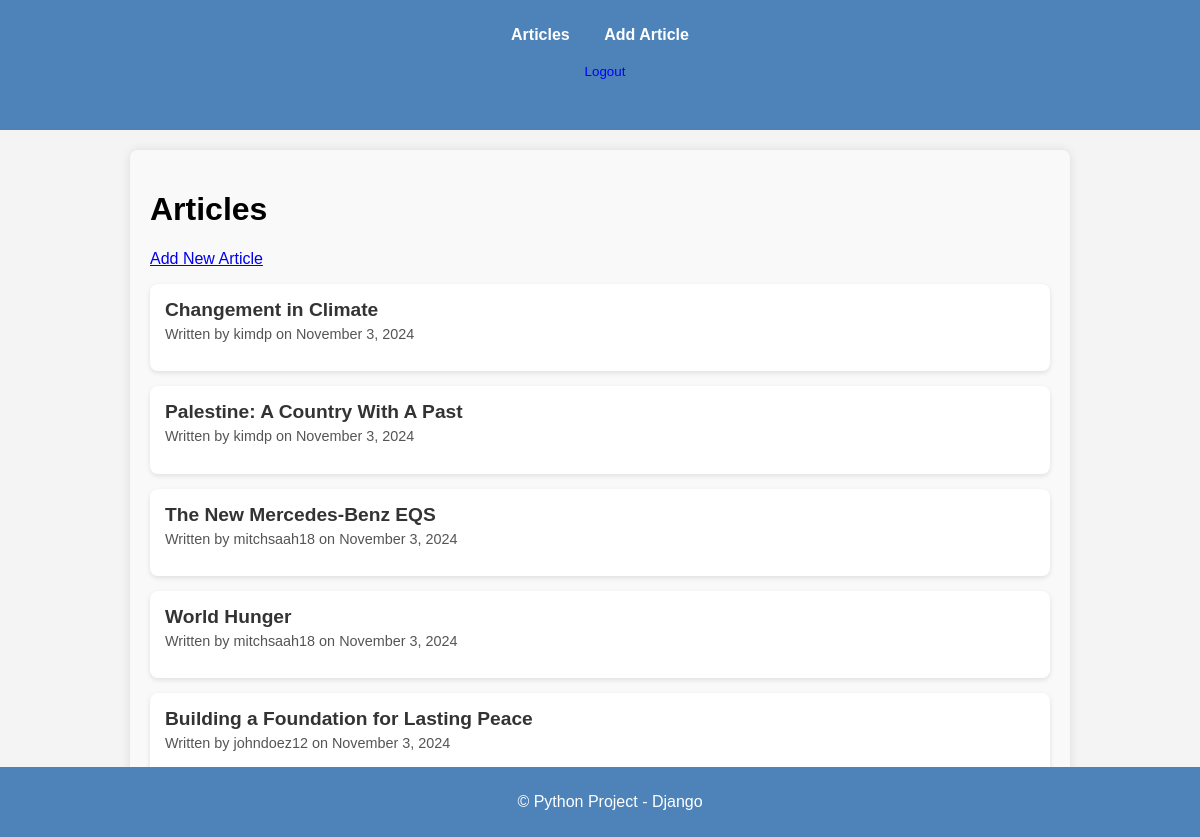
/articles/ (signed in), run on the app's committed database.
### my_app/models.py (models this page shows, shortened)
class Article(models.Model):
    title = models.CharField(max_length=200)
    content = models.TextField()
    author = models.ForeignKey(User, on_delete=models.CASCADE)
    created_at = models.DateTimeField(auto_now_add=True)

### my_app/views.py (the view)
# urls.py: path('articles/', views.ArticleListView.as_view(), name='article_list'),
class ArticleListView(ListView):
    model = Article
    template_name = 'articles/article_list.html'  #
    context_object_name = 'articles'

### my_app/templates/articles/article_list.html (shortened to what this page needs)
{% extends "base.html" %}
{% block content %}
    <div class="article-list-container">
        <h1>Articles</h1>
            {% if user.is_authenticated %}
                <a href="{% url 'add_article' %}">Add New Article</a>
            {% endif %}
        <ul class="article-list">
            {% for article in articles %}
                <li class="article-card">
                    <a href="{% url 'article_detail' article.pk %}" class="article-link">{{ article.title }}</a>
                    <p>Written by {{ article.author.username }} on {{ article.created_at|date:"F j, Y" }}</p>
                </li>
            {% endfor %}
        </ul>
    </div>
{% endblock %}

### static/css/style.css (style rules this page uses)
body { font-family: Arial, sans-serif; background-color: #f4f4f4; margin: 0; padding: 0; }
.article-list-container { max-width: 900px; margin: 20px auto; padding: 20px; background-color: #f9f9f9; border-radius: 8px; box-shadow: 0 0 10px rgba(0, 0, 0, 0.1); }
.article-list { list-style-type: none; padding: 0; }
.article-card { margin-bottom: 15px; padding: 15px; background-color: #ffffff; border-radius: 8px; box-shadow: 0 2px 5px rgba(0, 0, 0, 0.1); transition: transform 0.2s ease; }
.article-link { font-size: 1.2em; font-weight: bold; color: #333; text-decoration: none; }
.article-card p { font-size: 0.9em; color: #555; margin-top: 5px; }

### data on the page
Article: title "Changement in Climate", author.username "kimdp", created_at "November 3, 2024"
Article: title "Palestine: A Country With A Past", author.username "kimdp", created_at "November 3, 2024"
Article: title "The New Mercedes-Benz EQS", author.username "mitchsaah18", created_at "November 3, 2024"
Article: title "World Hunger", author.username "mitchsaah18", created_at "November 3, 2024"
Article: title "Building a Foundation for Lasting Peace", author.username "johndoez12", created_at "November 3, 2024"
